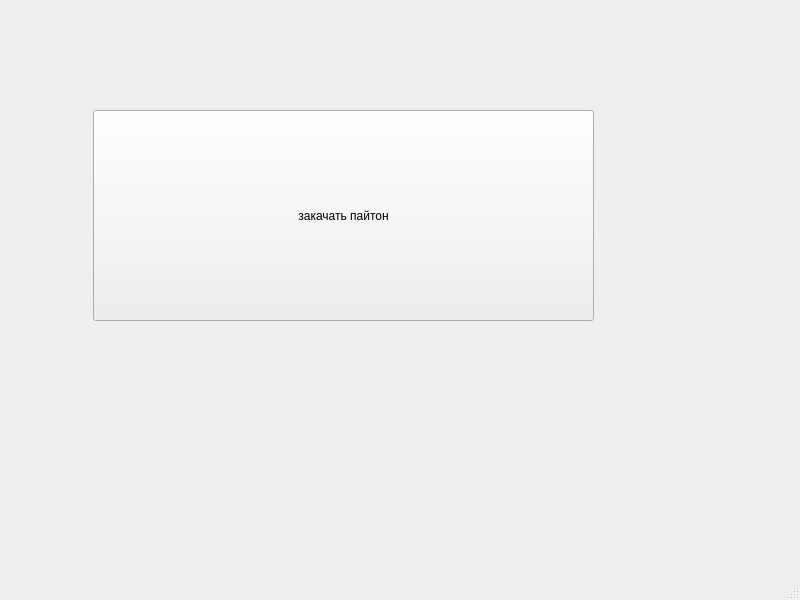
<?xml version="1.0" encoding="UTF-8"?>
<ui version="4.0">
 <class>MainWindow</class>
 <widget class="QMainWindow" name="MainWindow">
  <property name="geometry">
   <rect>
    <x>0</x>
    <y>0</y>
    <width>800</width>
    <height>600</height>
   </rect>
  </property>
  <property name="windowTitle">
   <string>MainWindow</string>
  </property>
  <widget class="QWidget" name="centralwidget">
   <widget class="QPushButton" name="pushButton">
    <property name="geometry">
     <rect>
      <x>93</x>
      <y>110</y>
      <width>501</width>
      <height>211</height>
     </rect>
    </property>
    <property name="text">
     <string>закачать пайтон</string>
    </property>
   </widget>
  </widget>
  <widget class="QMenuBar" name="menubar">
   <property name="geometry">
    <rect>
     <x>0</x>
     <y>0</y>
     <width>800</width>
     <height>20</height>
    </rect>
   </property>
  </widget>
  <widget class="QStatusBar" name="statusbar"/>
 </widget>
 <resources/>
 <connections/>
</ui>
